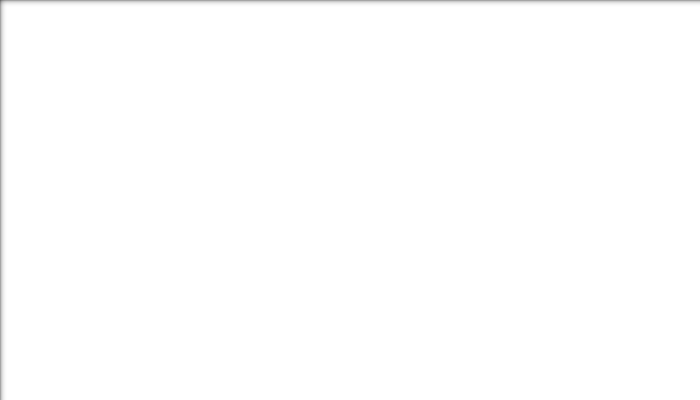
Frame 1 (no input)
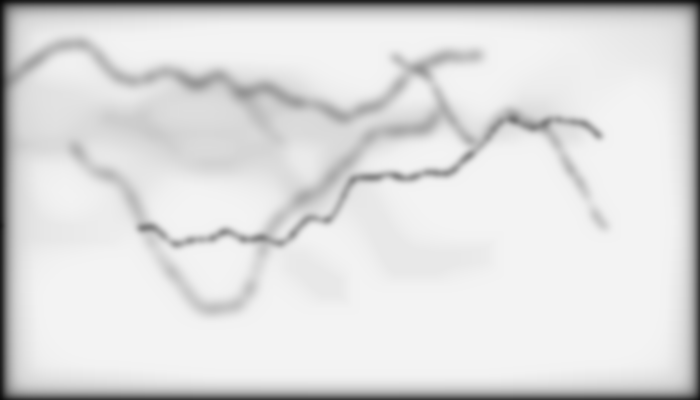
Frame 60 (the mouse pressed at the canvas centre just before this capture)
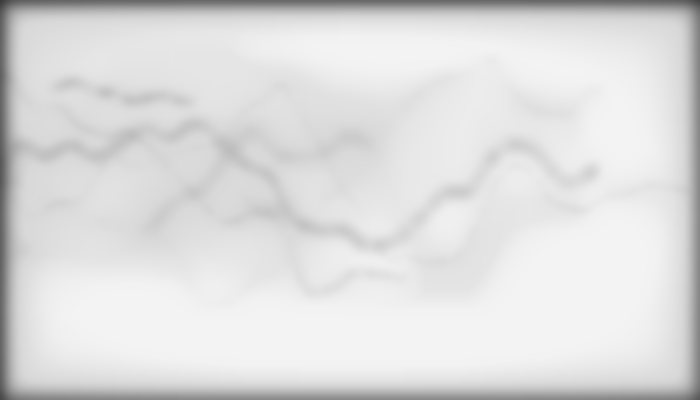
Frame 120 (the mouse held since frame 60 and released just before this capture)

The Processing sketch that drew these frames (run headless with seeded random() and noise(); from frame 60 on, the mouse is pressed at the canvas centre):

// Processing sketch: processing_38679
// ── processing_38679.pde

float firework = 0.0;
float xincrement = 0.005;
float n=0;
float crack=0;
 
void setup() {
 size(700, 400);
 background(255);
 smooth();
}
 
void draw(){
  
  fill(255,10);
  rect(0, 0, 700, 400);
  
  filter(BLUR,2);
  stroke(0,random(0,255));
  
  crack=random(0,width);
 
  beginShape(LINES);
   
  for (int i= int(random(-(width*0.5),width*2.5)) ; i<crack; i++) { 
  strokeWeight(random(1, 6));
    n = noise(firework)*(height);
    // With each cycle, increment fwoff
    firework += xincrement;
 
    vertex(i, n);
  }
 
  endShape();
}
